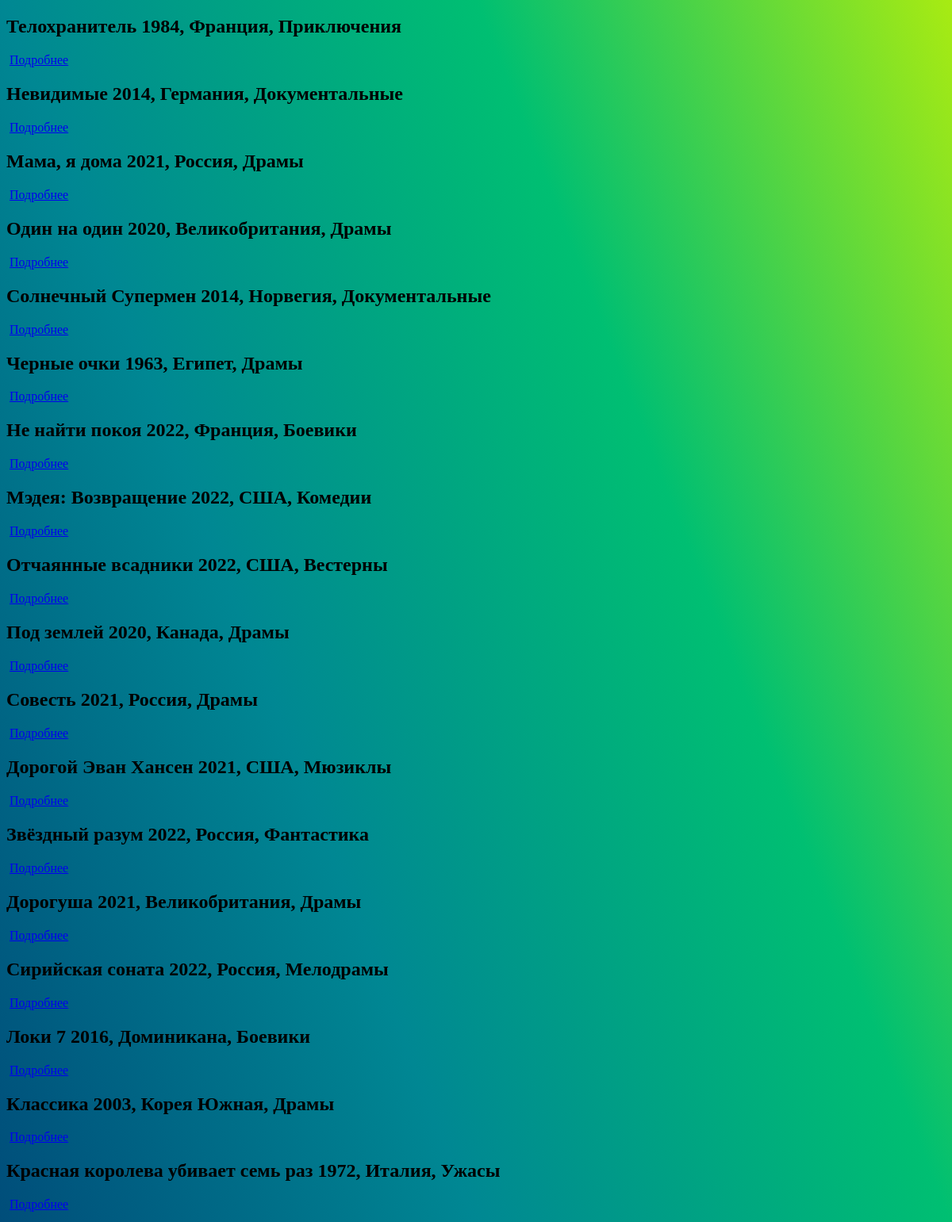
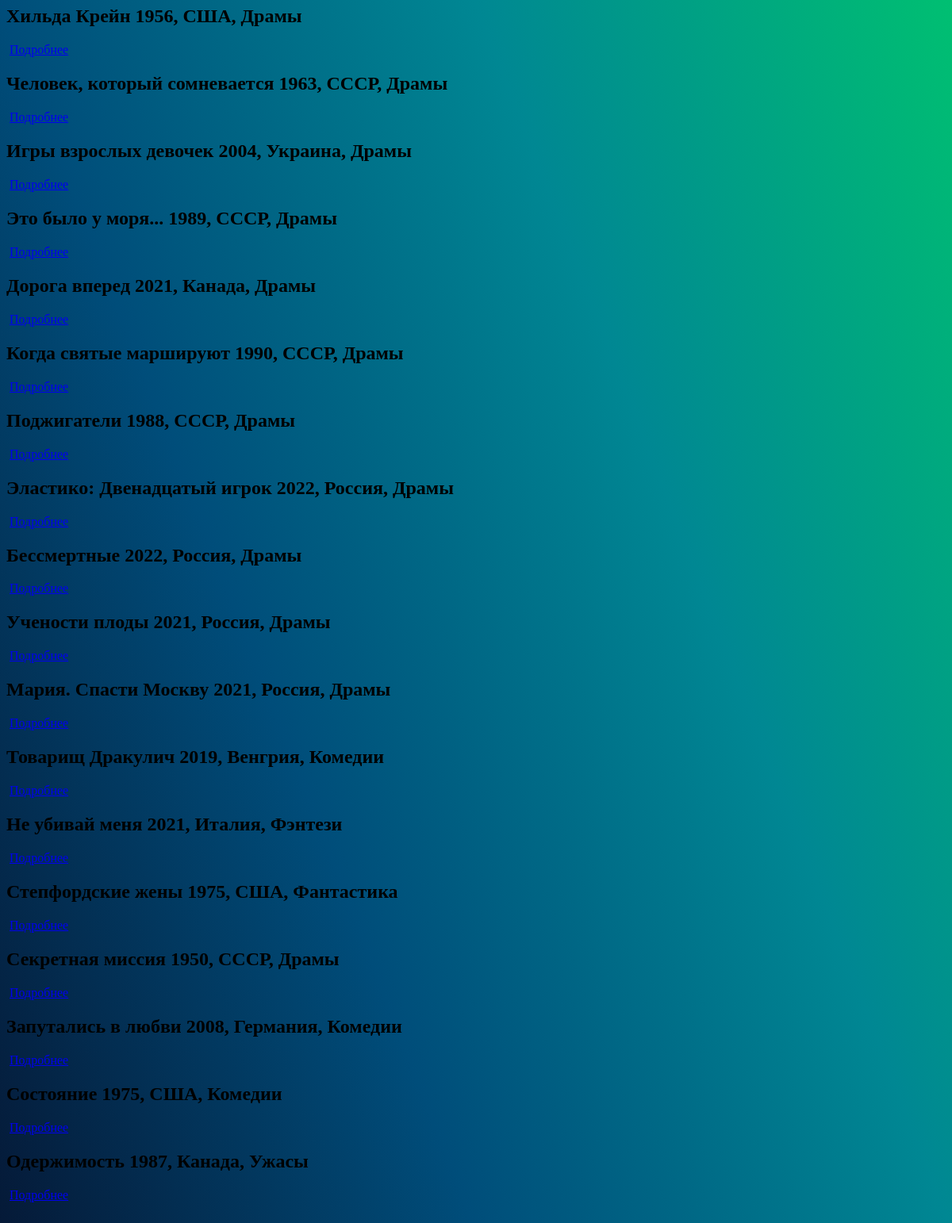
Screenshot of /film/ with the database file from the repository (2 pictures, top to bottom).
### parser_app/models.py (models this page shows)
class Film(models.Model):
    title = models.CharField(max_length=255)
    image = models.ImageField(upload_to='')

### parser_app/views.py (the view)
# urls.py: path('film/', views.FilmListView.as_view(), name="film_list"),
class FilmListView(ListView):
    template_name = 'film_list.html'
    queryset = models.Film.objects.all()
    def get_queryset(self):
        return self.queryset

### templates/film_list.html (shortened to what this page needs)
<!DOCTYPE html>
{% load static %}
<html lang="en">
<head>
</head>
<body>
<div class="container films__container">
    <div class="row gy-5">
        {% for i in object_list %}
        <div class="col-3">
            <div class="card films__card">
                <div class="card-body">
                    <h2>{{ i.title }}</h2>
                     <a href="/film/{{ i.id }}/" class="btn btn-primary">Подробнее</a>
                </div>
            </div>
        </div>
        {% endfor %}
    </div>
</div>
</body>
</html>

### templates/film_list.html (style rules this page uses)
body { background-image: linear-gradient(to right top, #051937, #004d7a, #008793, #00bf72, #a8eb12); }
.films__container { max-width: 1000px; margin-bottom: 40px; }
.films__card { margin-top: 20px; }

### rows the page displays
Film: title "Телохранитель 1984, Франция, Приключения"
Film: title "Невидимые 2014, Германия, Документальные"
Film: title "Мама, я дома 2021, Россия, Драмы"
Film: title "Один на один 2020, Великобритания, Драмы"
Film: title "Солнечный Супермен 2014, Норвегия, Документальные"
Film: title "Черные очки 1963, Египет, Драмы"
Film: title "Не найти покоя 2022, Франция, Боевики"
Film: title "Мэдея: Возвращение 2022, США, Комедии"
Film: title "Отчаянные всадники 2022, США, Вестерны"
Film: title "Под землей 2020, Канада, Драмы"
Film: title "Совесть 2021, Россия, Драмы"
Film: title "Дорогой Эван Хансен 2021, США, Мюзиклы"
Film: title "Звёздный разум 2022, Россия, Фантастика"
Film: title "Дорогуша 2021, Великобритания, Драмы"
Film: title "Сирийская соната 2022, Россия, Мелодрамы"
Film: title "Локи 7 2016, Доминикана, Боевики"
Film: title "Классика 2003, Корея Южная, Драмы"
Film: title "Красная королева убивает семь раз 1972, Италия, Ужасы"
Film: title "Хильда Крейн 1956, США, Драмы"
Film: title "Человек, который сомневается 1963, СССР, Драмы"
Film: title "Игры взрослых девочек 2004, Украина, Драмы"
Film: title "Это было у моря... 1989, СССР, Драмы"
Film: title "Дорога вперед 2021, Канада, Драмы"
Film: title "Когда святые маршируют 1990, СССР, Драмы"
Film: title "Поджигатели 1988, СССР, Драмы"
Film: title "Эластико: Двенадцатый игрок 2022, Россия, Драмы"
Film: title "Бессмертные 2022, Россия, Драмы"
Film: title "Учености плоды 2021, Россия, Драмы"
Film: title "Мария. Спасти Москву 2021, Россия, Драмы"
Film: title "Товарищ Дракулич 2019, Венгрия, Комедии"
Film: title "Не убивай меня 2021, Италия, Фэнтези"
Film: title "Степфордские жены 1975, США, Фантастика"
Film: title "Секретная миссия 1950, СССР, Драмы"
Film: title "Запутались в любви 2008, Германия, Комедии"
Film: title "Состояние 1975, США, Комедии"
Film: title "Одержимость 1987, Канада, Ужасы"
